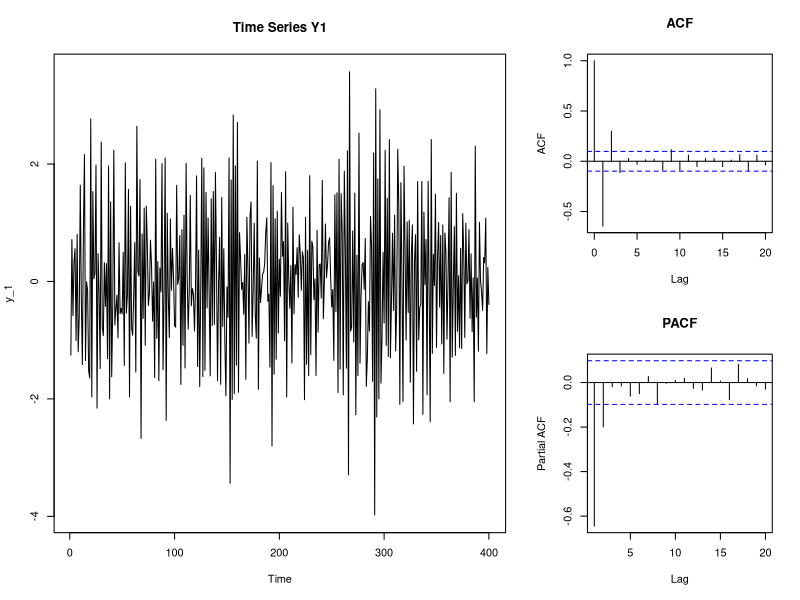
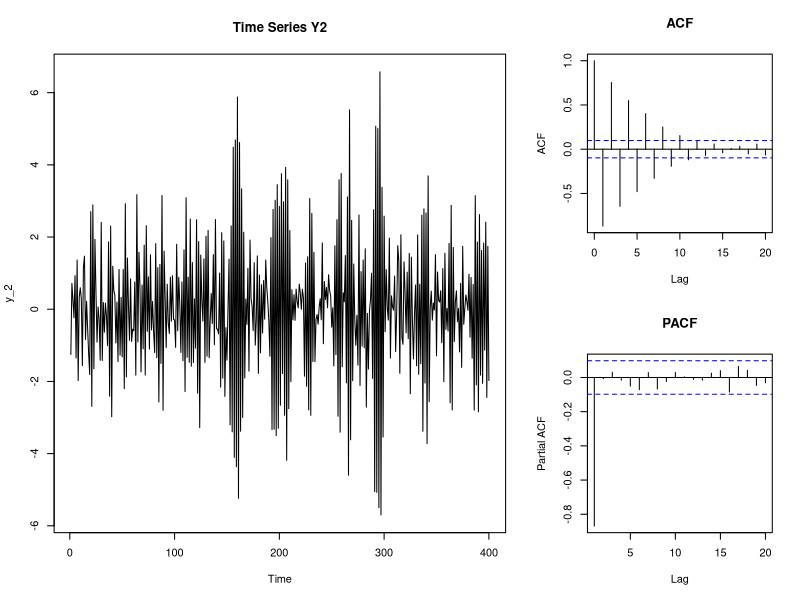
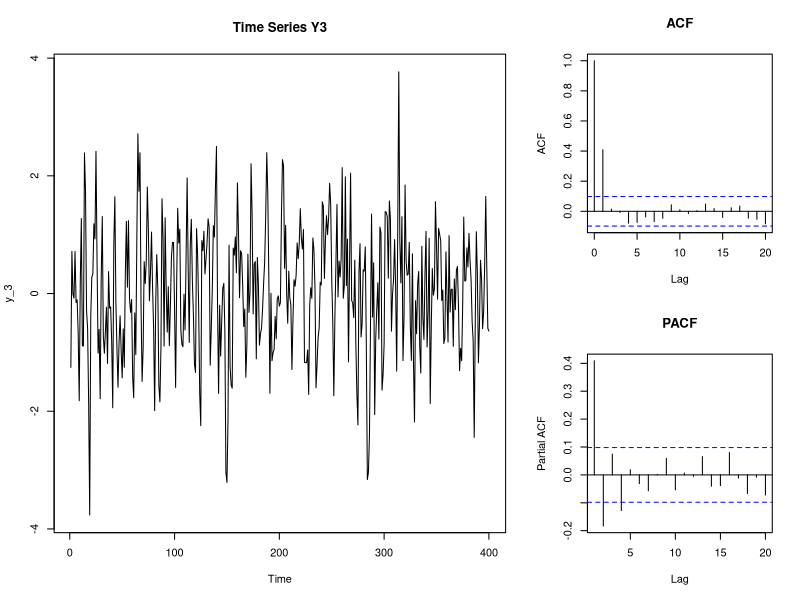
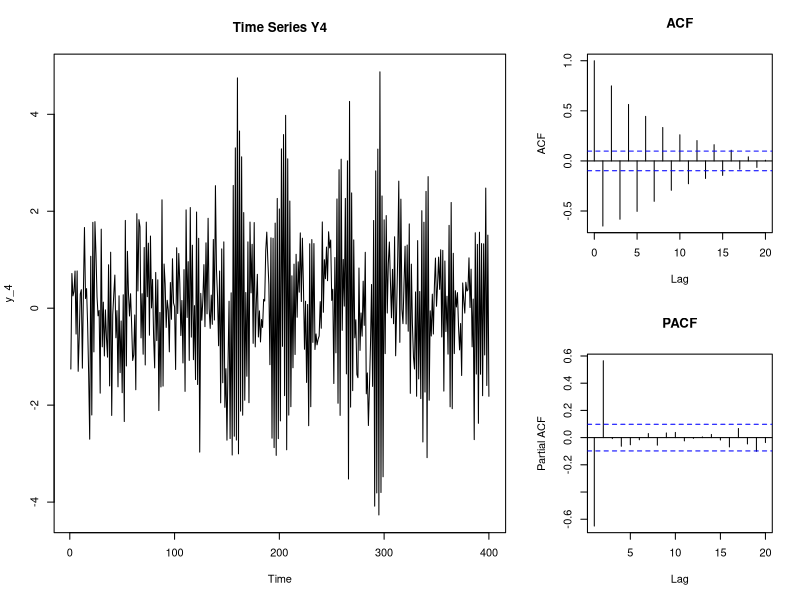
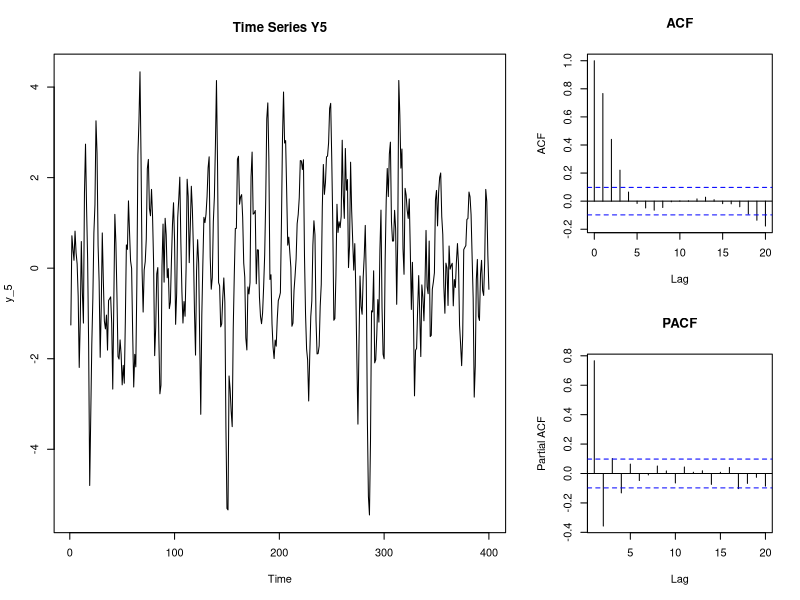
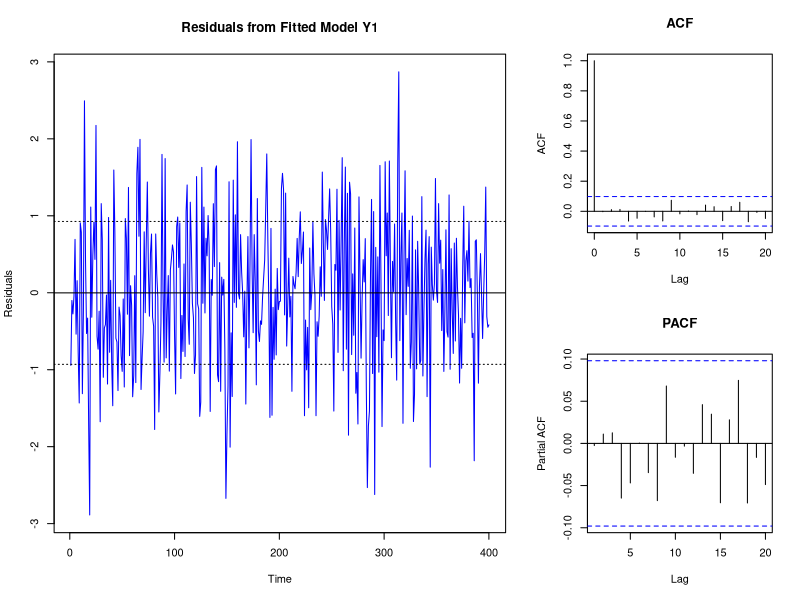
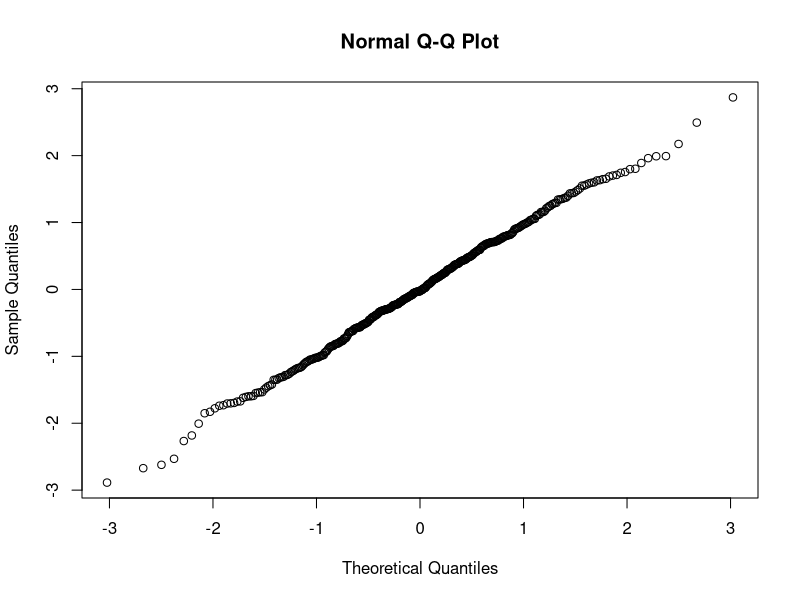
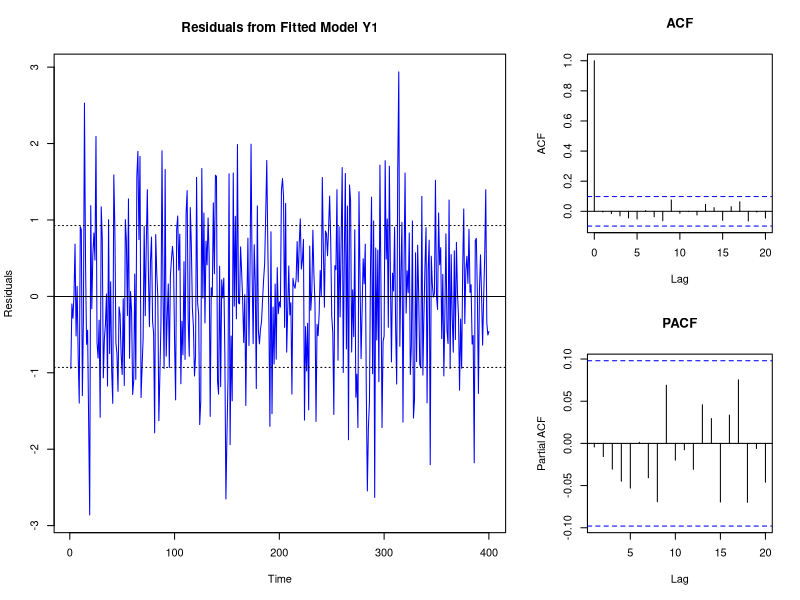

Reproduce these figures in R, in order.
# Note, please direct all questions regarding the R-code to Lucas Arnroth
# Lukas.Arnroth@statistik.uu.se room B341

# read data
dat <- read.csv("B3_HWA2.csv")


# we want 400, and leave 4 out for forecasting
datm <- dat[1:400, ] # subset 400 first rows of dat, include all columns
datf <- dat[401:404, ] # subset last 4 rows of dat, include all columns

# process 1-5
y_1 <- as.ts(datm[ , 3])
y_2 <- as.ts(datm[ , 4])
y_3 <- as.ts(datm[ , 5])
y_4 <- as.ts(datm[ , 6])
y_5 <- as.ts(datm[ , 7])


##################################################
#IDENTIFICATION
## Y1


#GUESS: ARMA(1,1), AR(2)
layout(matrix(c(1, 1, 2,
                1, 1, 3), nrow=2, byrow=TRUE)) 
ts.plot(y_1, main = "Time Series Y1") # time series plot
acf(y_1, lag.max = 20, type = "correlation", plot = T, main = "ACF") # ACF
acf(y_1, lag.max = 20, type = "partial", plot = T, main = "PACF") # PCAF
par(mfrow = c(1,1)) # set plot window to default


## Y2
#GUESS AR(1)
layout(matrix(c(1, 1, 2,
                1, 1, 3), nrow=2, byrow=TRUE)) 
ts.plot(y_2, main = "Time Series Y2") # time series plot
acf(y_2, lag.max = 20, type = "correlation", plot = T, main = "ACF") # ACF
acf(y_2, lag.max = 20, type = "partial", plot = T, main = "PACF") # PCAF
par(mfrow = c(1,1)) # set plot window to default

## Y3
#GUESS MA(2)
layout(matrix(c(1, 1, 2,
                1, 1, 3), nrow=2, byrow=TRUE)) 
ts.plot(y_3, main = "Time Series Y3") # time series plot
acf(y_3, lag.max = 20, type = "correlation", plot = T, main = "ACF") # ACF
acf(y_3, lag.max = 20, type = "partial", plot = T, main = "PACF") # PCAF
par(mfrow = c(1,1)) # set plot window to default

## Y4
#GUESS AR(2)
layout(matrix(c(1, 1, 2,
                1, 1, 3), nrow=2, byrow=TRUE)) 
ts.plot(y_4, main = "Time Series Y4") # time series plot
acf(y_4, lag.max = 20, type = "correlation", plot = T, main = "ACF") # ACF
acf(y_4, lag.max = 20, type = "partial", plot = T, main = "PACF") # PCAF
par(mfrow = c(1,1)) # set plot window to default

## Y5
#GUESS AR(1,1)?
layout(matrix(c(1, 1, 2,
                1, 1, 3), nrow=2, byrow=TRUE)) 
ts.plot(y_5, main = "Time Series Y5") # time series plot
acf(y_5, lag.max = 20, type = "correlation", plot = T, main = "ACF") # ACF
acf(y_5, lag.max = 20, type = "partial", plot = T, main = "PACF") # PCAF
par(mfrow = c(1,1)) # set plot window to default



######################################
## Estimation
E <- as.ts(datm$E)

### Y1
#Guess: ARMA(11)
m1 <- arima(y_1, order = c(1, 0, 1))
summary(m1)
sigma21 <- m1$sigma2
E1 <- residuals(m1)


### Y1
#Guess: AR(2)
m11 <- arima(y_1, order = c(2, 0, 0))
summary(m11)
sigma211 <- m11$sigma2
E11 <- residuals(m11)

### Y2
#GUESS: AR(1)
m2 <- arima(y_2, order = c(1, 0 , 0))
summary(m2)
sigma22 <- m2$sigma2
E2 <- residuals(m2)

### Y3
#GUESS: MA(2)
m3 <- arima(y_3, order = c(0, 0 , 2))
summary(m3)
sigma23 <- m3$sigma2
E3 <- residuals(m3)

### Y4
#GUESS: (AR(2))
m4 <- arima(y_4, order = c(2, 0 , 0))
summary(m4)
sigma24 <- m4$sigma2
E4 <- residuals(m4)

### Y5
#GUESS: ARMA(11)
m5 <- arima(y_5, order = c(1, 0 , 1))
summary(m5)
sigma25 <- m5$sigma2
E5 <- residuals(m5)


############################################################
#Diagnosis
## Y1
#GUESS ARMA(11)
layout(matrix(c(1, 1, 2,
                1, 1, 3), nrow=2, byrow=TRUE)) 
ts.plot(E1, ylab = "Residuals", col = "blue", main = "Residuals from Fitted Model Y1")
abline(a = mean(E1), b = 0) # adds horizontal line with mean(E1) as intercept and 0 slope
abline(a = mean(E1) + sigma21, b = 0, lty="dotted") # same as above + sigma2
abline(a = mean(E1) - sigma21, b = 0, lty="dotted") # same as above - sigma2
acf(E1, lag.max = 20, type = "correlation", plot = T, main = "ACF") # ACF
acf(E1, lag.max = 20, type = "partial", plot = T, main = "PACF") # PCAF
par(mfrow = c(1,1)) # set plot window to default
#COrrelated?
Box.test(E1, lag = 20, type = c("Ljung-Box"), fitdf = 2)
e1_acf <- acf(E1, lag.max = 20, type = "correlation", plot = F) 
#Normality?
qqnorm(E1)

## Y1
#GUESS AR(2)
layout(matrix(c(1, 1, 2,
                1, 1, 3), nrow=2, byrow=TRUE)) 
ts.plot(E11, ylab = "Residuals", col = "blue", main = "Residuals from Fitted Model Y1")
abline(a = mean(E11), b = 0) # adds horizontal line with mean(E1) as intercept and 0 slope
abline(a = mean(E11) + sigma211, b = 0, lty="dotted") # same as above + sigma2
abline(a = mean(E11) - sigma211, b = 0, lty="dotted") # same as above - sigma2
acf(E11, lag.max = 20, type = "correlation", plot = T, main = "ACF") # ACF
acf(E11, lag.max = 20, type = "partial", plot = T, main = "PACF") # PCAF
par(mfrow = c(1,1)) # set plot window to default
#Correlated?
e11_acf <- acf(E11, lag.max = 20, type = "correlation", plot = F)
Box.test(E11, lag = 20, type = c("Ljung-Box"), fitdf = 2)
#Normal?
qqnorm(E11)

## Y2
#GUESS AR(1)
layout(matrix(c(1, 1, 2,
                1, 1, 3), nrow=2, byrow=TRUE)) 
ts.plot(E2, ylab = "Residuals", col = "blue", main = "Residuals from Fitted Model Y2")
abline(a = mean(E2), b = 0) # adds horizontal line with mean(E2) as intercept and 0 slope
abline(a = mean(E2) + sigma22, b = 0, lty="dotted") # same as above + sigma2
abline(a = mean(E2) - sigma22, b = 0, lty="dotted") # same as above - sigma2
acf(E2, lag.max = 20, type = "correlation", plot = T, main = "ACF") # ACF
acf(E2, lag.max = 20, type = "partial", plot = T, main = "PACF") # PCAF
par(mfrow = c(1,1)) # set plot window to default
#Correlated?
e2_acf <- acf(E2, lag.max = 20, type = "correlation", plot = F)
Box.test(E2, lag = 20, type = c("Ljung-Box"), fitdf = 1)
#Normal?
qqnorm(E2)


## Y3
#Guess MA(1)
layout(matrix(c(1, 1, 2,
                1, 1, 3), nrow=2, byrow=TRUE)) 
ts.plot(E3, ylab = "Residuals", col = "blue", main = "Residuals from Fitted Model Y3")
abline(a = mean(E3), b = 0) # adds horizontal line with mean(E3) as intercept and 0 slope
abline(a = mean(E3) + sigma23, b = 0, lty="dotted") # same as above + sigma2
abline(a = mean(E3) - sigma23, b = 0, lty="dotted") # same as above - sigma2
acf(E3, lag.max = 20, type = "correlation", plot = T, main = "ACF") # ACF
acf(E3, lag.max = 20, type = "partial", plot = T, main = "PACF") # PCAF
par(mfrow = c(1,1)) # set plot window to default
#Correlated?
e3_acf <- acf(E3, lag.max = 20, type = "correlation", plot = F)
Box.test(E3, lag = 20, type = c("Ljung-Box"), fitdf = 1)
#Normal?
qqnorm(E3)


## Y4
#GUESS AR(2)
layout(matrix(c(1, 1, 2,
                1, 1, 3), nrow=2, byrow=TRUE)) 
ts.plot(E4, ylab = "Residuals", col = "blue", main = "Residuals from Fitted Model Y4")
abline(a = mean(E4), b = 0) # adds horizontal line with mean(E4) as intercept and 0 slope
abline(a = mean(E4) + sigma24, b = 0, lty="dotted") # same as above + sigma2
abline(a = mean(E4) - sigma24, b = 0, lty="dotted") # same as above - sigma2

acf(E4, lag.max = 20, type = "correlation", plot = T, main = "ACF") # ACF
acf(E4, lag.max = 20, type = "partial", plot = T, main = "PACF") # PCAF
par(mfrow = c(1,1)) # set plot window to default

## Y5
#GUESS ARMA(1,1)
layout(matrix(c(1, 1, 2,
                1, 1, 3), nrow=2, byrow=TRUE)) 
ts.plot(E5, ylab = "Residuals", col = "blue", main = "Residuals from Fitted Model Y5")
abline(a = mean(E5), b = 0) # adds horizontal line with mean(E5) as intercept and 0 slope
abline(a = mean(E5) + sigma25, b = 0, lty="dotted") # same as above + sigma2
abline(a = mean(E5) - sigma25, b = 0, lty="dotted") # same as above - sigma2

acf(E5, lag.max = 20, type = "correlation", plot = T, main = "ACF") # ACF
acf(E5, lag.max = 20, type = "partial", plot = T, main = "PACF") # PCAF
par(mfrow = c(1,1)) # set plot window to default



########################################################################
### Forecasting

#Y1, using AR(2)
# use the predict function. The object parameter is the model from before
# and n.ahead gives number of time periods to forecast
y_1_pred <- predict(object = m11, n.ahead = 4)

# we can submit more than one time series to the ts.plot() function. In this case
# i add, apart from  predicted y, predicty y +- se of prediction
ts.plot(y_1_pred$pred, y_1_pred$pred + y_1_pred$se, 
        y_1_pred$pred - y_1_pred$se, ylab = "Predicted Y", 
        main = expression(paste("Predicted ", Y['1'])), # we can use mathematical notation in r plots!
        lty=c(1:3),
        col = c("blue", "black", "black"))
# compare fitted and actual
ts.plot(datf$Y1, y_1_pred$pred, col = c("red", "blue"))
# x & y need to be adjusted manually. A good idea is to take min(x) and add 1 as x - coordinate
# and max y remove 1 as y coordinate. Then fine tune 
legend(x = 401, y = 2, legend = c("actual", "fitted"), col = c("red", "blue"), lty=c(1,1))

#TABLE 1
### need some measurements of the forecast
y1 <- as.vector(dat$Y1[401:404]) # no real need for these to be time series objects...
y1_hat <- as.vector(y_1_pred$pred) # ... so just store them as your plain vanilla vectors :)
#MSE
(mean((y1-y1_hat)^2))
# RMSE
sqrt(mean((y1-y1_hat)^2))
# MAPE
mape <- 0
for(i in 1:4) {
  mape <- mape + abs((y1[i] - y1_hat[i])/y1[i])
}
100*mean(abs((y1-y1_hat)/y1))


#Y2, using AR(1)
# use the predict function. The object parameter is the model from before
# and n.ahead gives number of time periods to forecast
y_2_pred <- predict(object = m2, n.ahead = 4)
ts.plot(y_2_pred$pred, y_2_pred$pred + y_2_pred$se, 
        y_2_pred$pred - y_2_pred$se, ylab = "Predicted Y", 
        main = expression(paste("Predicted ", Y['2'])), # we can use mathematical notation in r plots!
        lty=c(1:3),
        col = c("blue", "black", "black"))
# compare fitted and actual
ts.plot(datf$Y2, y_2_pred$pred, col = c("red", "blue"))
# x & y need to be adjusted manually. A good idea is to take min(x) and add 1 as x - coordinate
# and max y remove 1 as y coordinate. Then fine tune 
legend(x = 401, y = 2, legend = c("actual", "fitted"), col = c("red", "blue"), lty=c(1,1))
#TABLE 1
y2 <- as.vector(dat$Y2[401:404]) # no real need for these to be time series objects...
y2_hat <- as.vector(y_2_pred$pred) # ... so just store them as your plain vanilla vectors :)
#MSE
(mean((y2-y2_hat)^2))
# RMSE
sqrt(mean((y2-y2_hat)^2))
# MAPE
mape <- 0
for(i in 1:4) {
  mape <- mape + abs((y2[i] - y2_hat[i])/y2[i])
}
100*mean(abs((y2-y2_hat)/y2))



#Y3
y_3_pred <- predict(object = m3, n.ahead = 4)
ts.plot(y_3_pred$pred, y_3_pred$pred + y_3_pred$se, 
        y_3_pred$pred - y_3_pred$se, ylab = "Predicted Y", 
        main = expression(paste("Predicted ", Y['3'])), # we can use mathematical notation in r plots!
        lty=c(1:3),
        col = c("blue", "black", "black"))
# compare fitted and actual
ts.plot(datf$Y3, y_3_pred$pred, col = c("red", "blue"))
legend(x = 401, y = 2, legend = c("actual", "fitted"), col = c("red", "blue"), lty=c(1,1))
#TABLE 1
y3 <- as.vector(dat$Y2[401:404]) # no real need for these to be time series objects...
y3_hat <- as.vector(y_2_pred$pred) # ... so just store them as your plain vanilla vectors :)
#MSE
(mean((y3-y3_hat)^2))
# RMSE
sqrt(mean((y3-y3_hat)^2))
# MAPE
mape <- 0
for(i in 1:4) {
  mape <- mape + abs((y3[i] - y3_hat[i])/y3[i])
}
100*mean(abs((y3-y3_hat)/y3))












#Y4-5 Correlation and prediction
e4_acf <- acf(E4, lag.max = 20, type = "correlation", plot = F) 
e5_acf <- acf(E5, lag.max = 20, type = "correlation", plot = F) 
y_4_pred <- predict(object = m4, n.ahead = 4)
y_5_pred <- predict(object = m5, n.ahead = 4)
